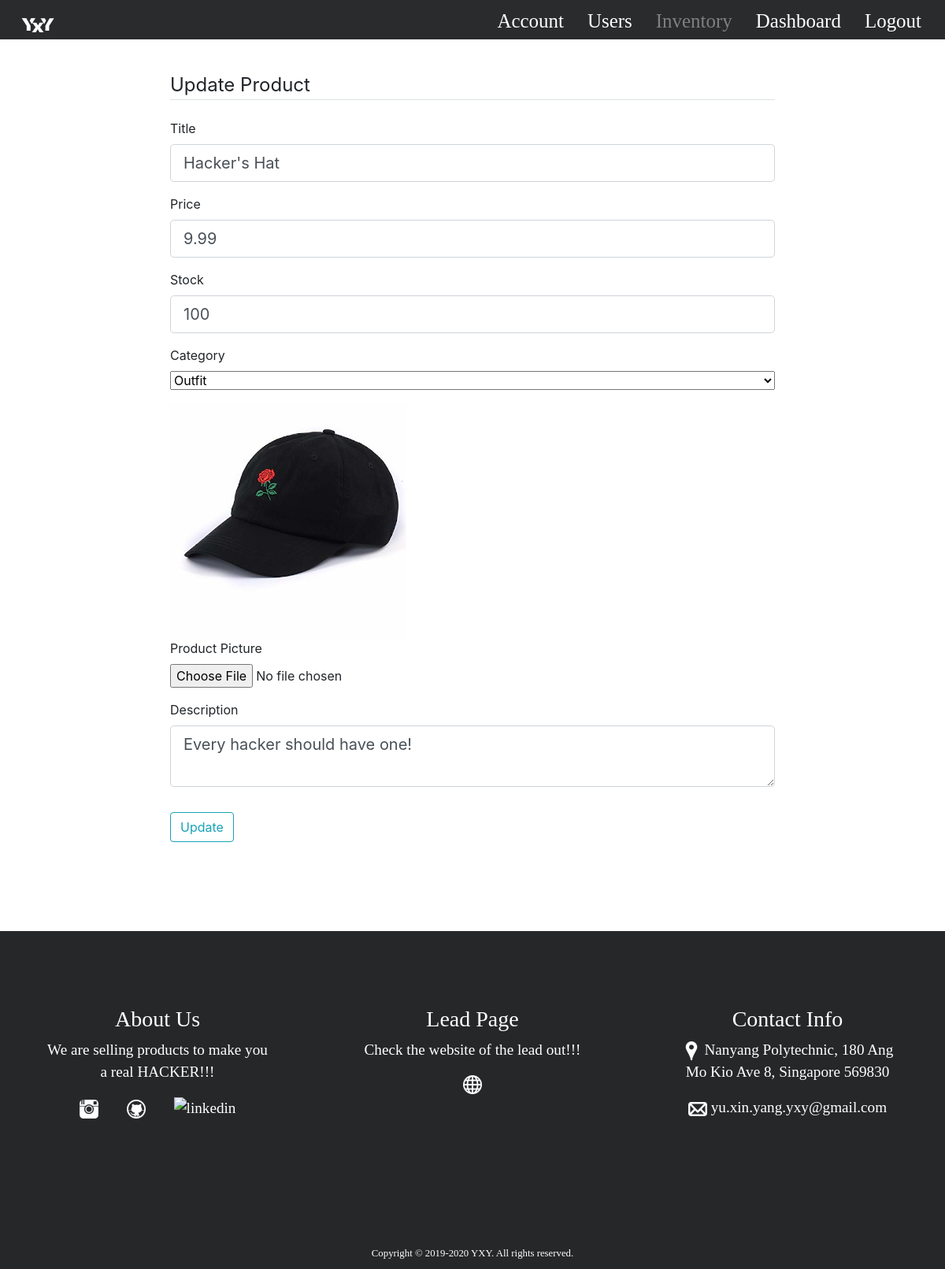
The page /inventory/1 (signed in) on the database as committed earlier.
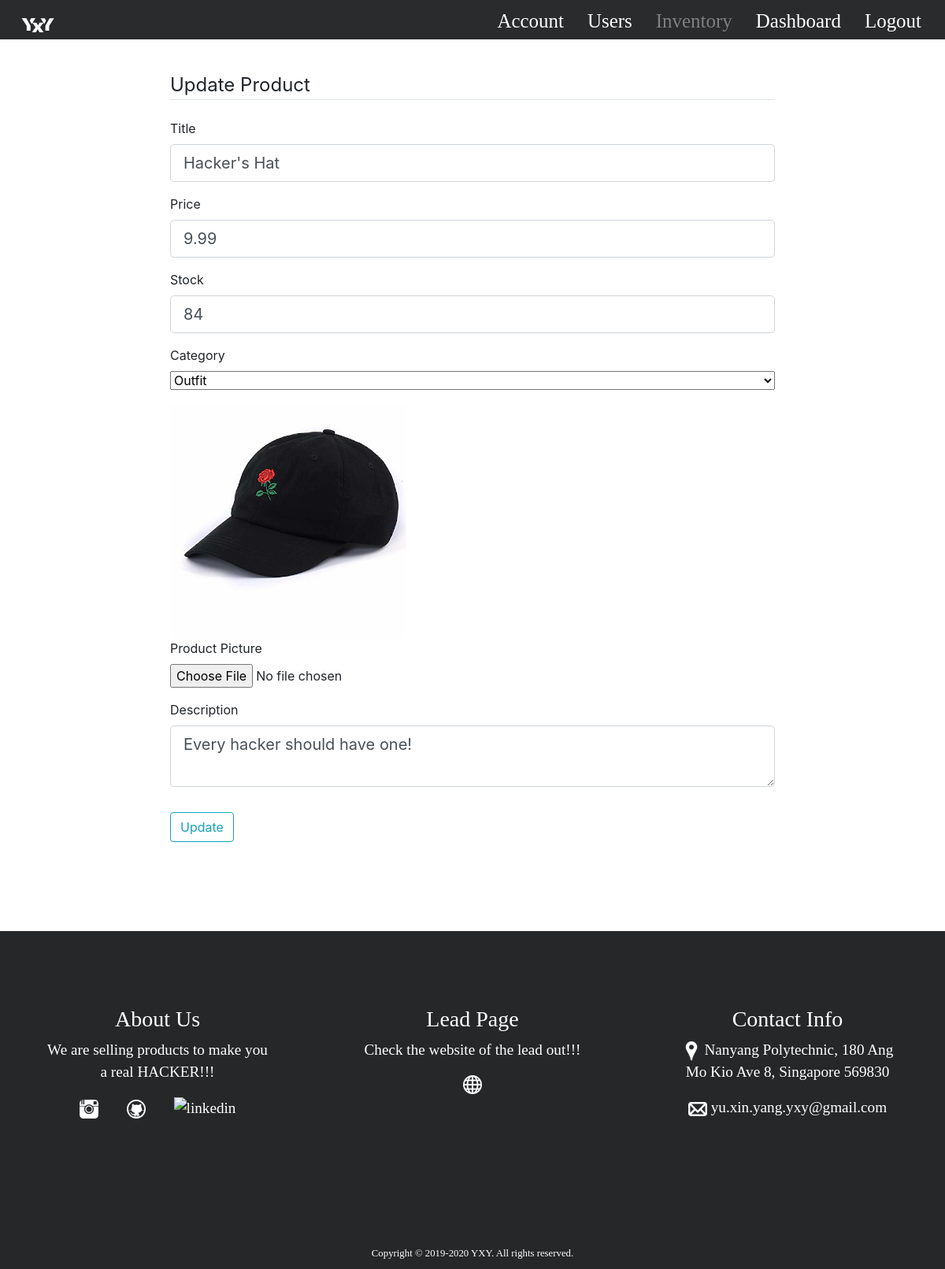
The same page on the database as committed later.
### shopyP/models.py (models this page shows, shortened)
class GeneralGoods():
    id = db.Column(db.Integer, primary_key=True)
    price = db.Column(db.Float)
    image_file = db.Column(db.String(20), nullable=False, default='default.jpg')
    date_added = db.Column(db.DateTime, nullable=False, default=datetime.utcnow)

class HackingProduct(db.Model, GeneralGoods):
    title = db.Column(db.String(100), nullable=False, unique=True)
    description = db.Column(db.Text, nullable=False)
    category = db.Column(db.String(100), nullable=False)
    itemNum = db.Column(db.Integer, nullable=False)

### shopyP/routes.py (the view)
@app.route("/inventory/<int:Product_id>", methods=['GET', 'POST'])
def product(Product_id):
    if current_user.is_authenticated:
        if current_user.id >= 10000000000:
            Product = HackingProduct.query.get_or_404(Product_id)
            form = updateForm()
            if form.validate_on_submit():
                Product.title = form.title.data
                Product.price = form.price.data
                Product.itemNum = form.itemNum.data
                Product.category = form.category.data
                Product.description = form.description.data
                db.session.commit()
                if form.picture.data:
                    picture_file = save_Ppicture(form.picture.data)
                    current = HackingProduct.query.filter_by(title=form.title.data).first()
                    current.image_file = picture_file
                    db.session.commit()
                flash('Product has been updated!', 'success')
                return redirect(url_for('inventory', Product_id=Product.id))
            elif request.method == 'GET':
                form.title.data = Product.title
                form.price.data = Product.price
                form.itemNum.data = Product.itemNum
                form.category.data = Product.category
                form.description.data = Product.description
            image_file = url_for('static', filename='shop/'+HackingProduct.query.filter_by(title=form.title.data).first().image_file)
            return render_template('change_inventory.html', title='inventory', hackingProduct=Product, form=form, legend='Update Product')
        else:
            flash('Authorized Access Only!', 'warning')
            return redirect(url_for('account'))
    else:
        flash('Authorized Access Only!', 'warning')
        return redirect(url_for('admin_login'))

### shopyP/forms.py
class updateForm(FlaskForm):
    title = StringField('Title', validators=[DataRequired(), Length(min=2, max=20)])
    price = DecimalField('Price', places=2, rounding=None, use_locale=False, number_format=None, validators=[DataRequired()])
    itemNum = IntegerField('Stock', validators=[DataRequired()])
    picture = FileField('Product Picture', validators=[FileAllowed(['jpg', 'png', 'jpeg'])])
    category = SelectField('Category', validators=[DataRequired()], choices=[('outfits', 'Outfit'),('tools', 'Tool')], default='Outfit')
    description = TextAreaField('Description', validators=[DataRequired()])
    submit = SubmitField('Update')

### shopyP/models.py (called while the page is built)
@login_manager.user_loader # Decorator used to find the user id, so we can perform a match and carry on
def load_user(user_id):
    user_id = int(user_id)
    if user_id >= 10000000000:
        return Admin.query.get(user_id)
    else:
        return User.query.get(user_id)

### shopyP/templates/change_inventory.html (shortened to what this page needs)
{% extends "layout.html" %}
{% block cssJs %}
<link rel="stylesheet" href="{{ url_for('static', filename='css/account.css')}}">
{% endblock cssJs %}
{% block content %}
<div style='margin:auto;width:80%'>
	<form action="" method="post" enctype="multipart/form-data">
		<fieldset class="form-group">
			<legend class="border-bottom mb-4">{{ legend }}</legend>
			<div class="form-group">
				{{ form.title.label(class="form-control-label") }}
				{% if form.title.errors %}
					{{ form.title(class="form-control form-control-lg is-invalid") }}
					<div class="invalid-feedback">
						{% for error in form.title.errors %}
							<span>{{ error }}</span>
						{% endfor %}
					</div>
				{% else %}
					{{ form.title(class="form-control form-control-lg") }}
				{% endif %}
			</div>
			<div class="form-group">
				{{ form.price.label(class="form-control-label") }}
				{% if form.price.errors %}
					{{ form.price(class="form-control form-control-lg is-invalid") }}
					<div class="invalid-feedback">
						{% for error in form.price.errors %}
							<span>{{ error }}</span>
						{% endfor %}
					</div>
				{% else %}
					{{ form.price(class="form-control form-control-lg") }}
				{% endif %}
			</div>
			<div class="form-group">
				{{ form.itemNum.label(class="form-control-label") }}
				{% if form.itemNum.errors %}
					{{ form.itemNum(class="form-control form-control-lg is-invalid") }}
					<div class="invalid-feedback">
						{% for error in form.itemNum.errors %}
							<span>{{ error }}</span>
						{% endfor %}
					</div>
				{% else %}
					{{ form.itemNum(class="form-control form-control-lg") }}
				{% endif %}
			</div>
			<div class="form-group">
				{{ form.category.label() }}
				{{ form.category(class="form-control-file")}}
			</div>
			<img src="{{url_for('static', filename='shop/'+hackingProduct.image_file)}}" alt="{{hackingProduct.title}}">
			<div class="form-group">
				{{ form.picture.label() }}
				{{ form.picture(class="form-control-file")}}
			</div>
			<div class="form-group">
				{{ form.description.label(class="form-control-label") }}
				{% if form.description.errors %}
					{{ form.description(class="form-control form-control-lg is-invalid") }}
					<div class="invalid-feedback">
						{% for error in form.description.errors %}
							<span>{{ error }}</span>
						{% endfor %}
					</div>
				{% else %}
					{{ form.description(class="form-control form-control-lg") }}
				{% endif %}
			</div>
		</fieldset>
		<div class="form-group">
			{{ form.submit(class="btn btn-outline-info") }}
		</div>
	</form>
</div>
{% endblock content %}

Rows that differ between the two databases and show on the page:
changed HackingProduct "Hacker's Hat": itemNum "100" → "84"
